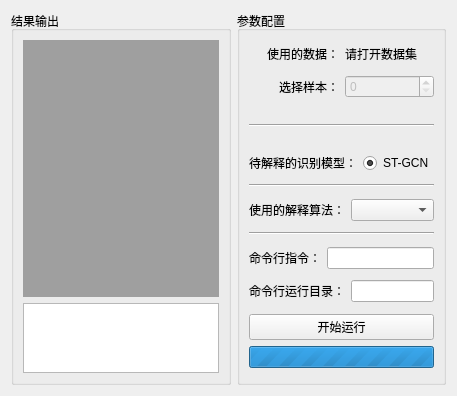
<?xml version="1.0" encoding="UTF-8"?>
<ui version="4.0">
 <class>Form</class>
 <widget class="QWidget" name="Form">
  <property name="geometry">
   <rect>
    <x>0</x>
    <y>0</y>
    <width>405</width>
    <height>396</height>
   </rect>
  </property>
  <property name="windowTitle">
   <string>Form</string>
  </property>
  <layout class="QHBoxLayout" name="horizontalLayout_7">
   <item>
    <widget class="QGroupBox" name="groupBox">
     <property name="title">
      <string>结果输出</string>
     </property>
     <layout class="QVBoxLayout" name="verticalLayout_2">
      <item>
       <widget class="QMdiArea" name="mdiArea"/>
      </item>
      <item>
       <widget class="QTextBrowser" name="textBrowser"/>
      </item>
     </layout>
    </widget>
   </item>
   <item>
    <widget class="QGroupBox" name="groupBox_2">
     <property name="title">
      <string>参数配置</string>
     </property>
     <layout class="QVBoxLayout" name="verticalLayout">
      <item>
       <spacer name="verticalSpacer_8">
        <property name="orientation">
         <enum>Qt::Orientation::Vertical</enum>
        </property>
        <property name="sizeHint" stdset="0">
         <size>
          <width>20</width>
          <height>40</height>
         </size>
        </property>
       </spacer>
      </item>
      <item>
       <layout class="QHBoxLayout" name="horizontalLayout">
        <item>
         <widget class="QLabel" name="label_3">
          <property name="text">
           <string>使用的数据：</string>
          </property>
          <property name="alignment">
           <set>Qt::AlignmentFlag::AlignRight|Qt::AlignmentFlag::AlignTrailing|Qt::AlignmentFlag::AlignVCenter</set>
          </property>
         </widget>
        </item>
        <item>
         <widget class="QLabel" name="datasetName">
          <property name="text">
           <string>请打开数据集</string>
          </property>
         </widget>
        </item>
       </layout>
      </item>
      <item>
       <spacer name="verticalSpacer">
        <property name="orientation">
         <enum>Qt::Orientation::Vertical</enum>
        </property>
        <property name="sizeHint" stdset="0">
         <size>
          <width>20</width>
          <height>40</height>
         </size>
        </property>
       </spacer>
      </item>
      <item>
       <layout class="QHBoxLayout" name="horizontalLayout_6">
        <item>
         <widget class="QLabel" name="label_Sample">
          <property name="text">
           <string>选择样本：</string>
          </property>
          <property name="alignment">
           <set>Qt::AlignmentFlag::AlignRight|Qt::AlignmentFlag::AlignTrailing|Qt::AlignmentFlag::AlignVCenter</set>
          </property>
         </widget>
        </item>
        <item>
         <widget class="QSpinBox" name="sample_spinBox">
          <property name="enabled">
           <bool>false</bool>
          </property>
         </widget>
        </item>
       </layout>
      </item>
      <item>
       <spacer name="horizontalSpacer">
        <property name="orientation">
         <enum>Qt::Orientation::Horizontal</enum>
        </property>
        <property name="sizeHint" stdset="0">
         <size>
          <width>40</width>
          <height>20</height>
         </size>
        </property>
       </spacer>
      </item>
      <item>
       <widget class="Line" name="line_3">
        <property name="orientation">
         <enum>Qt::Orientation::Horizontal</enum>
        </property>
       </widget>
      </item>
      <item>
       <spacer name="horizontalSpacer_2">
        <property name="orientation">
         <enum>Qt::Orientation::Horizontal</enum>
        </property>
        <property name="sizeHint" stdset="0">
         <size>
          <width>40</width>
          <height>20</height>
         </size>
        </property>
       </spacer>
      </item>
      <item>
       <layout class="QHBoxLayout" name="horizontalLayout_2">
        <item>
         <widget class="QLabel" name="label">
          <property name="text">
           <string>待解释的识别模型：</string>
          </property>
         </widget>
        </item>
        <item>
         <widget class="QRadioButton" name="radioButton">
          <property name="text">
           <string>ST-GCN</string>
          </property>
          <property name="checked">
           <bool>true</bool>
          </property>
         </widget>
        </item>
       </layout>
      </item>
      <item>
       <spacer name="verticalSpacer_2">
        <property name="orientation">
         <enum>Qt::Orientation::Vertical</enum>
        </property>
        <property name="sizeHint" stdset="0">
         <size>
          <width>20</width>
          <height>40</height>
         </size>
        </property>
       </spacer>
      </item>
      <item>
       <widget class="Line" name="line_2">
        <property name="orientation">
         <enum>Qt::Orientation::Horizontal</enum>
        </property>
       </widget>
      </item>
      <item>
       <spacer name="verticalSpacer_3">
        <property name="orientation">
         <enum>Qt::Orientation::Vertical</enum>
        </property>
        <property name="sizeHint" stdset="0">
         <size>
          <width>20</width>
          <height>40</height>
         </size>
        </property>
       </spacer>
      </item>
      <item>
       <layout class="QHBoxLayout" name="horizontalLayout_3">
        <item>
         <widget class="QLabel" name="label_2">
          <property name="text">
           <string>使用的解释算法：</string>
          </property>
         </widget>
        </item>
        <item>
         <widget class="QComboBox" name="explainthealgorithm_comboBox"/>
        </item>
       </layout>
      </item>
      <item>
       <spacer name="verticalSpacer_4">
        <property name="orientation">
         <enum>Qt::Orientation::Vertical</enum>
        </property>
        <property name="sizeHint" stdset="0">
         <size>
          <width>20</width>
          <height>40</height>
         </size>
        </property>
       </spacer>
      </item>
      <item>
       <widget class="Line" name="line">
        <property name="orientation">
         <enum>Qt::Orientation::Horizontal</enum>
        </property>
       </widget>
      </item>
      <item>
       <spacer name="verticalSpacer_5">
        <property name="orientation">
         <enum>Qt::Orientation::Vertical</enum>
        </property>
        <property name="sizeHint" stdset="0">
         <size>
          <width>20</width>
          <height>40</height>
         </size>
        </property>
       </spacer>
      </item>
      <item>
       <layout class="QHBoxLayout" name="horizontalLayout_4">
        <item>
         <widget class="QLabel" name="label_4">
          <property name="text">
           <string>命令行指令：</string>
          </property>
         </widget>
        </item>
        <item>
         <widget class="QLineEdit" name="lineEdit_commandlineinstructions"/>
        </item>
       </layout>
      </item>
      <item>
       <spacer name="verticalSpacer_6">
        <property name="orientation">
         <enum>Qt::Orientation::Vertical</enum>
        </property>
        <property name="sizeHint" stdset="0">
         <size>
          <width>20</width>
          <height>40</height>
         </size>
        </property>
       </spacer>
      </item>
      <item>
       <layout class="QHBoxLayout" name="horizontalLayout_5">
        <item>
         <widget class="QLabel" name="label_5">
          <property name="text">
           <string>命令行运行目录：</string>
          </property>
         </widget>
        </item>
        <item>
         <widget class="QLineEdit" name="lineEdit_commandlineRundirectory"/>
        </item>
       </layout>
      </item>
      <item>
       <spacer name="verticalSpacer_7">
        <property name="orientation">
         <enum>Qt::Orientation::Vertical</enum>
        </property>
        <property name="sizeHint" stdset="0">
         <size>
          <width>20</width>
          <height>40</height>
         </size>
        </property>
       </spacer>
      </item>
      <item>
       <widget class="QPushButton" name="pushButton_StartRun">
        <property name="text">
         <string>开始运行</string>
        </property>
       </widget>
      </item>
      <item>
       <widget class="QProgressBar" name="progressBar">
        <property name="enabled">
         <bool>true</bool>
        </property>
        <property name="maximum">
         <number>0</number>
        </property>
        <property name="value">
         <number>0</number>
        </property>
        <property name="textVisible">
         <bool>false</bool>
        </property>
        <property name="invertedAppearance">
         <bool>false</bool>
        </property>
       </widget>
      </item>
      <item>
       <spacer name="verticalSpacer_9">
        <property name="orientation">
         <enum>Qt::Orientation::Vertical</enum>
        </property>
        <property name="sizeHint" stdset="0">
         <size>
          <width>20</width>
          <height>40</height>
         </size>
        </property>
       </spacer>
      </item>
     </layout>
    </widget>
   </item>
  </layout>
 </widget>
 <resources/>
 <connections/>
</ui>
